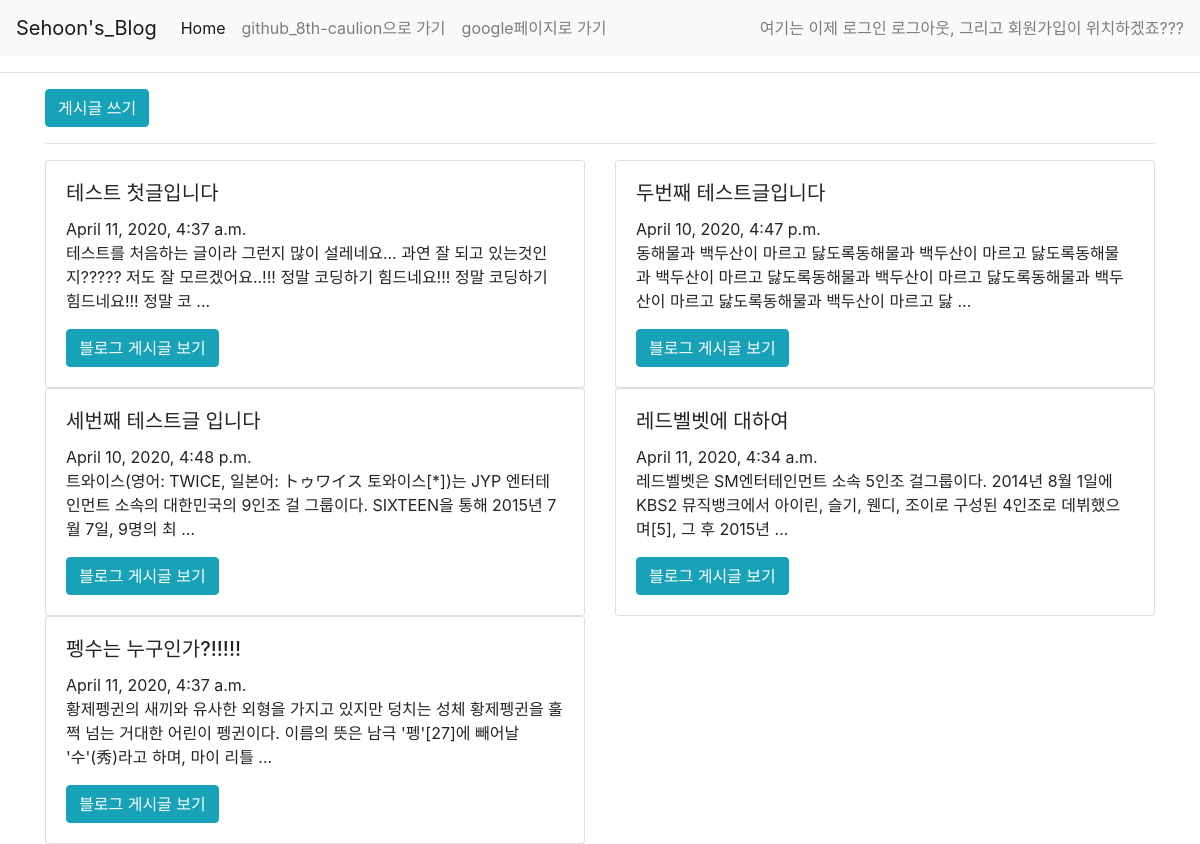
/, run on an earlier commit of the app's database.
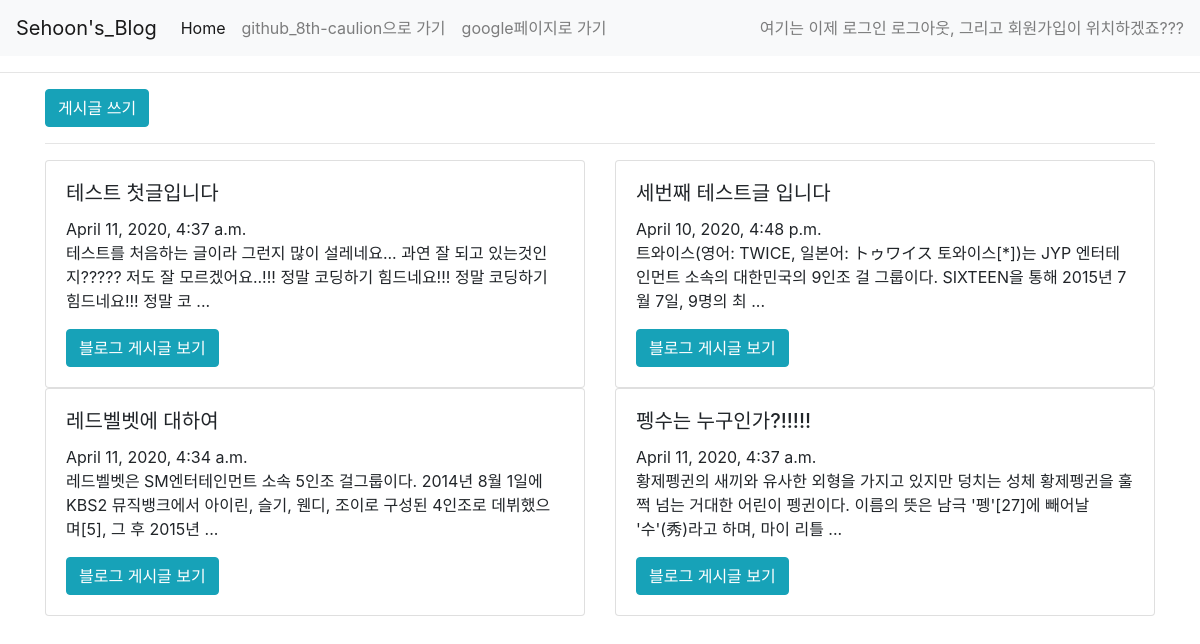
And on a later commit of the database.
### blogpost/models.py (models this page shows, shortened)
class Blog(models.Model):
    title = models.CharField(max_length = 200)
    pub_date = models.DateTimeField('date published')
    body = models.TextField()
    def summary(self):
        return self.body[:100]

### blogpost/views.py (the view)
# urls.py: 2. Add a URL to urlpatterns:  path('', views.home, name='home')
def home(request):
    blogs = Blog.objects #쿼리셋 개념 알아야됨!! 꼭꼭
    return render(request, 'home.html', {'blogs' : blogs})

### blogpost/templates/home.html
{% extends 'base.html' %}
{% block content %}
<a href="{% url 'new' %}"><button type="button" class="btn btn-info">게시글 쓰기</button></a>
<hr>
<div class="row">
    {% for blog in blogs.all %}
    <div class="col-sm-6">
        <div class="card" >
            <div class="card-body">
                <h5 class="card-title">{{blog.title}}</h5>
                {{blog.pub_date}}
                <p class="card-text">{{blog.summary}} ...</p>
                <a href="{% url 'detail' blog.id %}" class="btn btn-info">블로그 게시글 보기</a>
            </div>
        </div>
    </div>
    {% endfor %}
</div>
{% endblock content %}

What changed in the data, as far as the page shows it:
removed Blog: title "두번째 테스트글입니다", pub_date "April 10, 2020, 4:47 p.m.", summary "동해물과 백두산이 마르고 닳도록동해물과 백두산이 마르고 닳도록동해물과 백두산이 마르고 닳도록동해물과 백두산이 마르고 닳도록동해물과 백두산이 마르고 닳도록동해물과 백두산이 마르고 닳"
